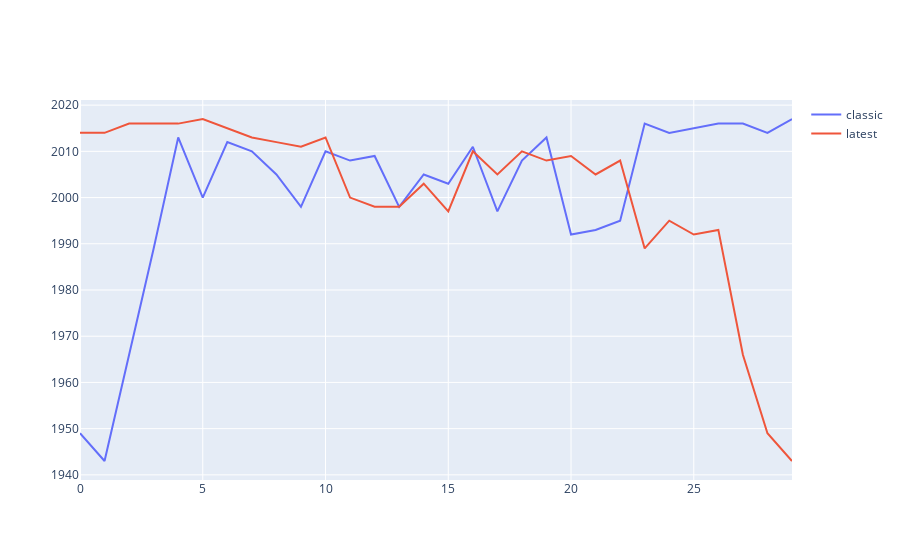

Source (notebook cell):
### Markdown cell above
### Ben Affleck vs Adam West
If we search for `batman`, how do the results compare?  Since the `classic` model prefered old movies it has old movies in the top position, and the opposite is true for the `latest` model.  To continue learning LTR, brainstorm more features and generate some real judgments for real queries.

### Code cell
from ltr.release_date_plot import plot
plot(client)

### Figure 1 — Plotly figure (JSON) as saved in the notebook; plotly's stock layout.template omitted (floating-point values rounded to 4 significant figures)
{"data": [{"mode": "lines", "name": "classic", "type": "scatter", "x": [0, 1, 2, 3, 4, 5, 6, 7, 8, 9, 10, 11, 12, 13, 14, 15, 16, 17, 18, 19, 20, 21, 22, 23, 24, 25, 26, 27, 28, 29], "y": ["1949", "1943", "1966", "1989", "2013", "2000", "2012", "2010", "2005", "1998", "2010", "2008", "2009", "1998", "2005", "2003", "2011", "1997", "2008", "2013", "1992", "1993", "1995", "2016", "2014", "2015", "2016", "2016", "2014", "2017"]}, {"mode": "lines", "name": "latest", "type": "scatter", "x": [0, 1, 2, 3, 4, 5, 6, 7, 8, 9, 10, 11, 12, 13, 14, 15, 16, 17, 18, 19, 20, 21, 22, 23, 24, 25, 26, 27, 28, 29], "y": ["2014", "2014", "2016", "2016", "2016", "2017", "2015", "2013", "2012", "2011", "2013", "2000", "1998", "1998", "2003", "1997", "2010", "2005", "2010", "2008", "2009", "2005", "2008", "1989", "1995", "1992", "1993", "1966", "1949", "1943"]}], "layout": {}}
